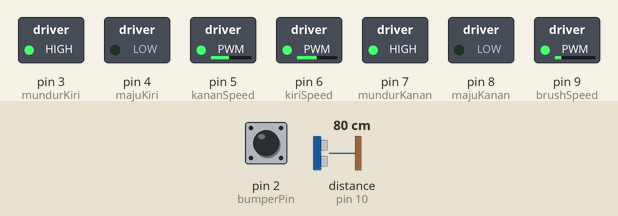
The sketch below on a simulated Arduino Uno, built with avr-gcc and run on an emulated ATmega328P. Shown: switched loads named in the sketch (green lamp = pin HIGH). Dashed ring = blinking. Inputs (shaded band) come from the test bench; at power-on: distance to the obstacle (sensor on pin 10) 80 cm, pin 2 (bumperPin) HIGH. The echo pulse lasts 58.3 µs per cm; random numbers use the default seed unless the sketch sets one.

Above: at 1.4 s.
1.5 s: distance to the obstacle (sensor on pin 10) set to 16 cm
3.0 s: distance to the obstacle (sensor on pin 10) set to 12 cm
At 3.3 s:
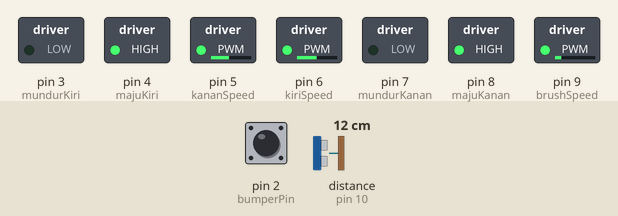
At 3.7 s:
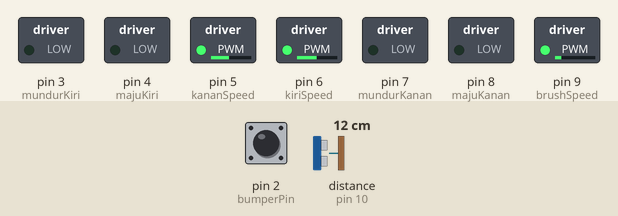
Timing chart, 0 to 12.0 s (numbered marks = the images above; inputs shaded):
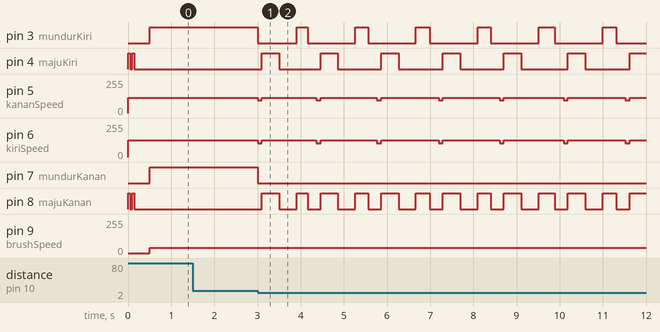

Measured:
- the behaviour switches between 15 and 14 cm on distance to the obstacle (sensor on pin 10) (found by bisection; images 0 and 1)
- by itself, pin 4 (majuKiri): alternates HIGH for 0.40 s and LOW for 1.0 s
- by itself, pin 5 (kananSpeed): alternates 114/255 for 1.3 s and 95/255 for 0.10 s
- by itself, pin 6 (kiriSpeed): alternates 124/255 for 1.3 s and 105/255 for 0.10 s

The sketch:

obstacle-avoidance.ino
```cpp
#include <NewPing.h>
#include <SoftwareSerial.h>

// BOUNDARY
#define MAX_DIST 100
#define MIN_DIST 15

// SENSOR PIN 1
int echoPin1 = 10;  // PWM
int trigPin1 = 11;

// BUMPER PIN
int bumperPin = 2;

// BLUETOOTH PIN VIA SOFTWARE SERIAL
SoftwareSerial bt(12, 13); // RX / TX

// MOTOR DRIVER PIN
int majuKanan = 8;
int mundurKanan = 7;
int majuKiri = 4;
int mundurKiri  = 3;

// SPEEDCONTROL PIN
int kananSpeed = 5 ;  //PWM
int kiriSpeed = 6;  //PWM
int brushSpeed = 9; // PWM

// MOVESET & SENSOR VARIABLE
int speedSet = 114;
int bumperState;
int jarakD = 0;
int jarakL = 0;
int jarakR = 0;
int dirStatus = 0;

// BLUETOOTH VARIABLE
char btData = 'A';

// ULTRASONIC SENSOR LIBRARY DECLARATION
NewPing sonar1(trigPin1, echoPin1, MAX_DIST);


void setup() {

 // SET PINMODE SENSOR
  pinMode(trigPin1, OUTPUT);
  pinMode(echoPin1, INPUT);

 // SET PINMODE BUMPER
  pinMode(bumperPin, INPUT_PULLUP);

 // SET PINMODE MOTOR
  pinMode(majuKanan, OUTPUT);
  pinMode(majuKiri, OUTPUT);
  pinMode(mundurKanan, OUTPUT);
  pinMode(mundurKiri, OUTPUT);

  pinMode(kananSpeed, OUTPUT);
  pinMode(kiriSpeed, OUTPUT);
  pinMode(brushSpeed, OUTPUT);

  InitialMark();

  // SERIAL FOR BLUETOOTH READINGS
  Serial.begin(9600);
  bt.begin(9600);
}

void InitialMark() {
  analogWrite(kiriSpeed, 60);
  analogWrite(kananSpeed, 60);

  Mundur(50);
  Berhenti(50);
  Mundur(50);
  Berhenti(50);
}

// FORWARD
void Maju(int s) {
    digitalWrite(majuKanan, LOW);
    digitalWrite(majuKiri, LOW);
    digitalWrite(mundurKanan, HIGH);
    digitalWrite(mundurKiri, HIGH);

    analogWrite(kiriSpeed, s+10);
    analogWrite(kananSpeed, s);
}

//  BACKWARD
void Mundur(int d) {
    digitalWrite(majuKanan, HIGH);
    digitalWrite(majuKiri, HIGH);
    digitalWrite(mundurKanan, LOW);
    digitalWrite(mundurKiri, LOW);

    analogWrite(kiriSpeed, speedSet+10);
    analogWrite(kananSpeed, speedSet);
    delay(d);
}

// LEFT
void Kiri(int d) {
    digitalWrite(majuKanan, HIGH);
    digitalWrite(majuKiri, LOW);
    digitalWrite(mundurKanan, LOW);
    digitalWrite(mundurKiri, HIGH);

    analogWrite(kiriSpeed, speedSet+10);
    analogWrite(kananSpeed, speedSet);

    delay(d);
}

// RIGHT
void Kanan(int d) {
    digitalWrite(majuKanan, LOW);
    digitalWrite(majuKiri, HIGH);
    digitalWrite(mundurKanan, HIGH);
    digitalWrite(mundurKiri, LOW);

    analogWrite(kiriSpeed, speedSet+10);
    analogWrite(kananSpeed, speedSet);

    delay(d);
}

// STOP
void Berhenti(int d) {
    digitalWrite(majuKanan, LOW);
    digitalWrite(majuKiri, LOW);
    digitalWrite(mundurKanan, LOW);
    digitalWrite(mundurKiri, LOW);

    delay(d);
}

// ULTRASONIC MEASURING FUNCTION
int readPing(NewPing namaSonar) {
  int cm = namaSonar.ping_cm();
  if(cm <= 0)
  {
    cm = 30;
  }
  return cm;
}

// OBSTACLE AVOIDANCE MODE (DUMB)
void RandomMode() {
  Berhenti(300);

 while(1) {

    if(bt.available() > 0) {
    btData = bt.read();
    }
    if(btData == 'M'){
      ManualMode();
    }

    analogWrite(brushSpeed,40);
    jarakD = readPing(sonar1);
    bumperState = digitalRead(bumperPin);

    if(jarakD < 30) {
      Maju(95);
    }

    if(jarakD < MIN_DIST || bumperState == LOW) {
      Berhenti(100);
      Mundur(400);
      Berhenti(200);
      jarakR = readPing(sonar1);
      delay(100);
      jarakL = readPing(sonar1);
      delay(100);

      if(jarakL > jarakR) {
        Kanan(random(250, 450));
        Berhenti(200);
      }
      if(jarakL <= jarakR) {
        Kiri(random(250, 450));
        Berhenti(200);
      }
      if(jarakL < 10 && jarakR < 10) {
        Mundur(400);
        Berhenti(200);
      }
    } else {
      Maju(114);
    }
  }
}

// MANUAL MODE (SMARTPHONE)
void ManualMode() {
  Berhenti(300);

  while(1) {

    analogWrite(brushSpeed,40);

    if(bt.available() > 0) {
    btData = bt.read();
    }
     if(btData == 'A'){
        RandomMode();
     }
     if(btData == 'S') {
          Berhenti(1);
     }
     if(btData == 'F') {
          Maju(112);
     }
     if(btData == 'B') {
          Mundur(1);
     }
     if(btData == 'L') {
          Kiri(1);
     }
     if(btData == 'R') {
          Kanan(1);
     }
  }
}

void loop() {
  if(bt.available() > 0) {
    btData = bt.read();
  }

  switch(btData) {
    case 'M' :
      ManualMode();
      break;
    case 'A' :
      RandomMode();
      break;
    default :
      return;
      break;
  }
}
```
